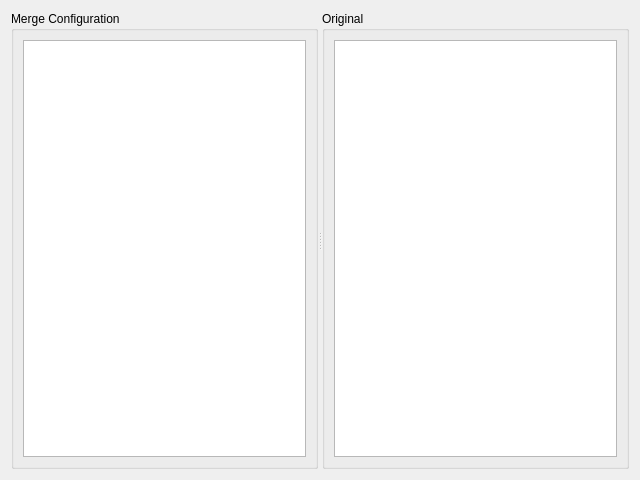
<?xml version="1.0" encoding="UTF-8"?>
<ui version="4.0">
 <class>MergeConfigWidget</class>
 <widget class="QWidget" name="MergeConfigWidget">
  <property name="geometry">
   <rect>
    <x>0</x>
    <y>0</y>
    <width>640</width>
    <height>480</height>
   </rect>
  </property>
  <property name="windowTitle">
   <string>Form</string>
  </property>
  <layout class="QVBoxLayout" name="verticalLayout_2">
   <item>
    <widget class="QSplitter" name="splitter">
     <property name="orientation">
      <enum>Qt::Horizontal</enum>
     </property>
     <widget class="QGroupBox" name="zMergeBox">
      <property name="title">
       <string>Merge Configuration</string>
      </property>
      <layout class="QVBoxLayout" name="verticalLayout">
       <item>
        <widget class="QTreeView" name="zMergeView">
         <property name="mouseTracking">
          <bool>true</bool>
         </property>
         <property name="editTriggers">
          <set>QAbstractItemView::NoEditTriggers</set>
         </property>
         <property name="uniformRowHeights">
          <bool>true</bool>
         </property>
         <attribute name="headerMinimumSectionSize">
          <number>1</number>
         </attribute>
         <attribute name="headerStretchLastSection">
          <bool>false</bool>
         </attribute>
        </widget>
       </item>
      </layout>
     </widget>
     <widget class="QGroupBox" name="originalBox">
      <property name="title">
       <string>Original</string>
      </property>
      <layout class="QVBoxLayout" name="verticalLayout_9">
       <item>
        <widget class="QTreeView" name="originalView">
         <property name="mouseTracking">
          <bool>true</bool>
         </property>
         <property name="editTriggers">
          <set>QAbstractItemView::NoEditTriggers</set>
         </property>
         <property name="uniformRowHeights">
          <bool>true</bool>
         </property>
         <attribute name="headerMinimumSectionSize">
          <number>1</number>
         </attribute>
         <attribute name="headerStretchLastSection">
          <bool>false</bool>
         </attribute>
        </widget>
       </item>
      </layout>
     </widget>
    </widget>
   </item>
  </layout>
 </widget>
 <resources/>
 <connections/>
</ui>
